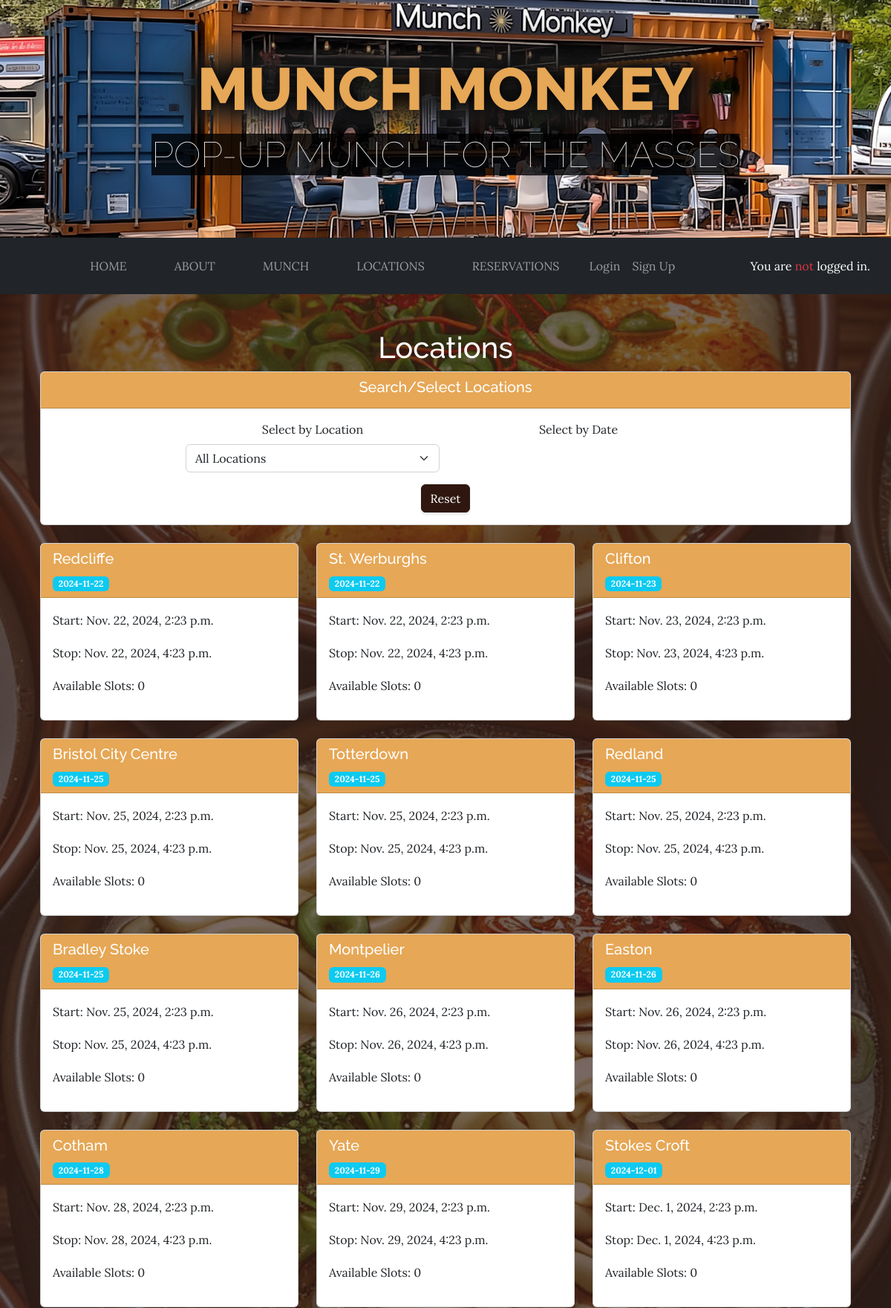
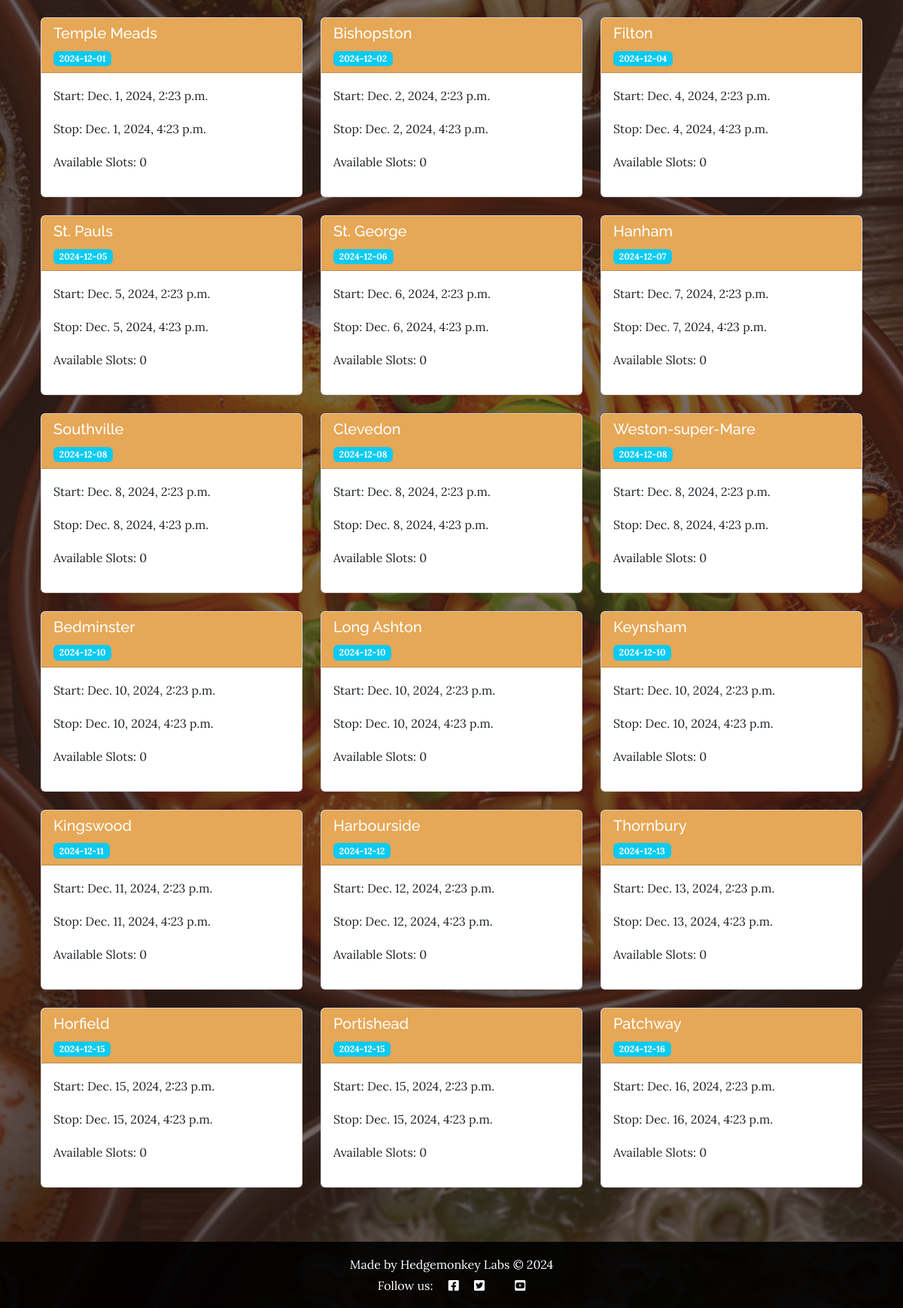
Page /locations/ on the committed database (2 pictures, top to bottom).
### booking/models.py (models this page shows, shortened)
class Event(models.Model):
    id = models.AutoField(primary_key=True)  # Primary ID Unique field
    start = models.DateTimeField()  # Start field of type DateTime
    stop = models.DateTimeField()  # Stop field of type DateTime
    location = models.CharField(max_length=255)  # Location field of type CharField
    def available_slots(self):
        return self.availability_set.filter(booking__isnull=True).count()

### booking/views.py (the view)
# urls.py: path('locations/', views.locations, name='locations'),
def locations(request):
    form = LocationFilterForm(request.GET or None)
    events = Event.objects.all()
    if form.is_valid():
        if form.cleaned_data['location']:
            events = events.filter(location=form.cleaned_data['location'])
        if form.cleaned_data['date']:
            events = events.filter(start__date=form.cleaned_data['date'])
    events = events.order_by('start')
    return render(request, 'booking/locations.html', {'form': form, 'events': events})

### booking/forms.py
class LocationFilterForm(forms.Form):
    ALL_LOCATIONS = [('', 'All Locations')]
    ALL_DATES = [('', 'All Dates')]
    location = forms.ChoiceField(
        choices=[],
        required=False,
        label='Select by Location'
    )
    date = forms.DateField(
        required=False,
        widget=forms.DateInput(attrs={'class': 'form-control', 'id': 'id_date'}),
        label='Select by Date'
    )
    def __init__(self, *args, **kwargs):
        super().__init__(*args, **kwargs)
        location_choices = self.ALL_LOCATIONS + [
            (loc, loc) for loc in Event.objects.values_list('location', flat=True).distinct()
        ]
        self.fields['location'].choices = location_choices

### booking/templates/booking/locations.html (shortened to what this page needs)
{% extends "base.html" %}
{% load static %}
{% load i18n %}
{% block content %}
<div class="container mt-5">
    <h1 class="text-center text-white">{% trans "Locations" %}</h1>
    <div class="card mb-4">
        <div class="card-header bg-primary text-white text-center">
            <h5 class="card-title">{% trans "Search/Select Locations" %}</h5>
        </div>
        <div class="card-body text-center">
            <form method="get" class="row g-3 justify-content-center" id="filter-form">
                <div class="col-md-4">
                    <label for="id_location" class="form-label">{% trans "Select by Location" %}</label>
                    <select name="location" id="id_location" class="form-select">
                        <option value="">{% trans "All Locations" %}</option>
                    </select>
                </div>
                <div class="col-md-4">
                    <label for="id_date" class="form-label">{% trans "Select by Date" %}</label>
                </div>
                <div class="col-12">
                    <button type="button" class="btn btn-secondary" id="reset-button">{% trans "Reset" %}</button>
                </div>
            </form>
        </div>
    </div>
    <div class="row" id="events-container">
        {% for event in events %}
            <div class="col-md-4 mb-4 event-card" data-location="{{ event.location }}" data-date="{{ event.start|date:"Y-m-d" }}">
                <div class="card">
                    <div class="card-header bg-primary text-white">
                        <h5 class="card-title">{{ event.location }}</h5>
                        <span class="badge bg-info">{{ event.start|date:"Y-m-d" }}</span>
                    </div>
                    <div class="card-body">
                        <p>{% trans "Start" %}: {{ event.start }}</p>
                        <p>{% trans "Stop" %}: {{ event.stop }}</p>
                        <p>{% trans "Available Slots" %}: {{ event.available_slots }}</p>
                    </div>
                </div>
            </div>
        {% endfor %}
    </div>
</div>
{% endblock %}
{% block scripts %}
<link rel="stylesheet" href="https://cdnjs.cloudflare.com/ajax/libs/bootstrap-datepicker/1.9.0/css/bootstrap-datepicker.min.css">
<link rel="stylesheet" href="{% static 'booking/css/datepicker_custom.css' %}">
{% endblock %}

### templates/base.html (shortened to what this page needs)
{% load static %}
{% load i18n %}
{% url 'account_login' as login_url %}
{% url 'account_logout' as logout_url %}
{% url 'account_signup' as signup_url %}
{% url 'account_detail' as account_detail_url %}
<!DOCTYPE html>
<html lang="en">
<head>
    <link rel="stylesheet" href="https://cdnjs.cloudflare.com/ajax/libs/font-awesome/5.15.3/css/all.min.css">
    <link href="{% static 'css/styles.css' %}" rel="stylesheet" />
</head>
<body>
    <header class="header d-flex justify-content-center align-items-center"
        style="background-image: url('{% static 'assets/img/about.jpg' %}'); background-size: cover; background-position: center bottom;">
        <h1 class="site-heading text-center text-faded d-none d-lg-block">
            <span class="site-heading-upper text-primary mb-3 text-shadow-dark">Munch Monkey</span>
            <span class="site-heading-lower callout-primary">{% block description %}Pop-Up Munch for the masses{% endblock description %}</span>
        </h1>
    </header>
    <div class="navbar-container sticky-top">
        <nav id="mainNavbar" class="navbar navbar-expand-lg navbar-dark bg-dark">
            <div class="container-fluid">
                <div class="collapse navbar-collapse" id="navbarSupportedContent">
                    <ul class="navbar-nav mx-auto">
                        <li class="nav-item px-lg-4"><a class="nav-link text-uppercase" href="{% url 'home' %}">Home</a>
                        </li>
                        <li class="nav-item px-lg-4"><a class="nav-link text-uppercase" href="#">About</a></li>
                        <li class="nav-item px-lg-4"><a class="nav-link text-uppercase" href="#">Munch</a></li>
                        <li class="nav-item px-lg-4"><a class="nav-link text-uppercase"
                                href="{% url 'locations' %}">Locations</a></li>
                        <li class="nav-item px-lg-4"><a class="nav-link text-uppercase" href="#">Reservations</a></li>
                        {% if user.is_authenticated %}
                        <li class="nav-item">
                            <a class="nav-link" href="{{ account_detail_url }}">{% trans "Account" %}</a>
                        </li>
                        <li class="nav-item">
                            <a class="nav-link {% if request.path == logout_url %}active{% endif %}" aria-current="page"
                                href="{% url 'account_logout' %}">Logout</a>
                        </li>
                        {% else %}
                        <li class="nav-item">
                            <a class="nav-link {% if request.path == login_url %}active{% endif %}" aria-current="page"
                                href="{% url 'account_login' %}">Login</a>
                        </li>
                        <li class="nav-item">
                            <a class="nav-link {% if request.path == signup_url %}active{% endif %}" aria-current="page"
                                href="{% url 'account_signup' %}">Sign Up</a>
                        </li>
                        {% endif %}
                    </ul>
                    {% if user.is_authenticated %}
                    <p class="text-end m-3 text-white">You are logged in as <span class="text-success">{{ user.username }}</span></p>
                    {% else %}
                    <p class="text-end m-3 text-white">You are <span class="text-danger">not</span> logged in.</p>
                    {% endif %}
                </div>
            </div>
        </nav>
    </div>
    <main class="container mt-5 mb-5 main-content">
        {% block content %}
        {% endblock %}
    </main>
    <footer class="footer mt-auto py-3 dark-bg sticky-bottom" style="bottom: 0;">
        {% block copyright %}
        <p class="m-0 text-center text-white">Made by Hedgemonkey Labs &copy; 2024</p>
        {% endblock copyright %}
        <p class="m-0 text-center text-white">Follow us: <i class="fab fa-facebook-square ms-3"></i>
            <i class="fab fa-twitter-square ms-3"></i>
            <i class="fab fa-youtube-square ms-3"></i>
        </p>
    </footer>
    {% block scripts %}
    {% endblock %}
</body>
</body>
</html>

### booking/static/booking/css/datepicker_custom.css (style rules this page uses)
#datepicker-container, #id_location, #filter-form, .event-card { font-family: 'Lora', serif; font-size: 1rem; }

### rows in the picture
Event: location "Redcliffe", start "2024-11-22", start "Nov. 22, 2024, 2:23 p.m.", stop "Nov. 22, 2024, 4:23 p.m.", available_slots "0"
Event: location "St. Werburghs", start "2024-11-22", start "Nov. 22, 2024, 2:23 p.m.", stop "Nov. 22, 2024, 4:23 p.m.", available_slots "0"
Event: location "Clifton", start "2024-11-23", start "Nov. 23, 2024, 2:23 p.m.", stop "Nov. 23, 2024, 4:23 p.m.", available_slots "0"
Event: location "Bristol City Centre", start "2024-11-25", start "Nov. 25, 2024, 2:23 p.m.", stop "Nov. 25, 2024, 4:23 p.m.", available_slots "0"
Event: location "Totterdown", start "2024-11-25", start "Nov. 25, 2024, 2:23 p.m.", stop "Nov. 25, 2024, 4:23 p.m.", available_slots "0"
Event: location "Redland", start "2024-11-25", start "Nov. 25, 2024, 2:23 p.m.", stop "Nov. 25, 2024, 4:23 p.m.", available_slots "0"
Event: location "Bradley Stoke", start "2024-11-25", start "Nov. 25, 2024, 2:23 p.m.", stop "Nov. 25, 2024, 4:23 p.m.", available_slots "0"
Event: location "Montpelier", start "2024-11-26", start "Nov. 26, 2024, 2:23 p.m.", stop "Nov. 26, 2024, 4:23 p.m.", available_slots "0"
Event: location "Easton", start "2024-11-26", start "Nov. 26, 2024, 2:23 p.m.", stop "Nov. 26, 2024, 4:23 p.m.", available_slots "0"
Event: location "Cotham", start "2024-11-28", start "Nov. 28, 2024, 2:23 p.m.", stop "Nov. 28, 2024, 4:23 p.m.", available_slots "0"
Event: location "Yate", start "2024-11-29", start "Nov. 29, 2024, 2:23 p.m.", stop "Nov. 29, 2024, 4:23 p.m.", available_slots "0"
Event: location "Stokes Croft", start "2024-12-01", start "Dec. 1, 2024, 2:23 p.m.", stop "Dec. 1, 2024, 4:23 p.m.", available_slots "0"
Event: location "Temple Meads", start "2024-12-01", start "Dec. 1, 2024, 2:23 p.m.", stop "Dec. 1, 2024, 4:23 p.m.", available_slots "0"
Event: location "Bishopston", start "2024-12-02", start "Dec. 2, 2024, 2:23 p.m.", stop "Dec. 2, 2024, 4:23 p.m.", available_slots "0"
Event: location "Filton", start "2024-12-04", start "Dec. 4, 2024, 2:23 p.m.", stop "Dec. 4, 2024, 4:23 p.m.", available_slots "0"
Event: location "St. Pauls", start "2024-12-05", start "Dec. 5, 2024, 2:23 p.m.", stop "Dec. 5, 2024, 4:23 p.m.", available_slots "0"
Event: location "St. George", start "2024-12-06", start "Dec. 6, 2024, 2:23 p.m.", stop "Dec. 6, 2024, 4:23 p.m.", available_slots "0"
Event: location "Hanham", start "2024-12-07", start "Dec. 7, 2024, 2:23 p.m.", stop "Dec. 7, 2024, 4:23 p.m.", available_slots "0"
Event: location "Southville", start "2024-12-08", start "Dec. 8, 2024, 2:23 p.m.", stop "Dec. 8, 2024, 4:23 p.m.", available_slots "0"
Event: location "Clevedon", start "2024-12-08", start "Dec. 8, 2024, 2:23 p.m.", stop "Dec. 8, 2024, 4:23 p.m.", available_slots "0"
Event: location "Weston-super-Mare", start "2024-12-08", start "Dec. 8, 2024, 2:23 p.m.", stop "Dec. 8, 2024, 4:23 p.m.", available_slots "0"
Event: location "Bedminster", start "2024-12-10", start "Dec. 10, 2024, 2:23 p.m.", stop "Dec. 10, 2024, 4:23 p.m.", available_slots "0"
Event: location "Long Ashton", start "2024-12-10", start "Dec. 10, 2024, 2:23 p.m.", stop "Dec. 10, 2024, 4:23 p.m.", available_slots "0"
Event: location "Keynsham", start "2024-12-10", start "Dec. 10, 2024, 2:23 p.m.", stop "Dec. 10, 2024, 4:23 p.m.", available_slots "0"
Event: location "Kingswood", start "2024-12-11", start "Dec. 11, 2024, 2:23 p.m.", stop "Dec. 11, 2024, 4:23 p.m.", available_slots "0"
Event: location "Harbourside", start "2024-12-12", start "Dec. 12, 2024, 2:23 p.m.", stop "Dec. 12, 2024, 4:23 p.m.", available_slots "0"
Event: location "Thornbury", start "2024-12-13", start "Dec. 13, 2024, 2:23 p.m.", stop "Dec. 13, 2024, 4:23 p.m.", available_slots "0"
Event: location "Horfield", start "2024-12-15", start "Dec. 15, 2024, 2:23 p.m.", stop "Dec. 15, 2024, 4:23 p.m.", available_slots "0"
Event: location "Portishead", start "2024-12-15", start "Dec. 15, 2024, 2:23 p.m.", stop "Dec. 15, 2024, 4:23 p.m.", available_slots "0"
Event: location "Patchway", start "2024-12-16", start "Dec. 16, 2024, 2:23 p.m.", stop "Dec. 16, 2024, 4:23 p.m.", available_slots "0"
